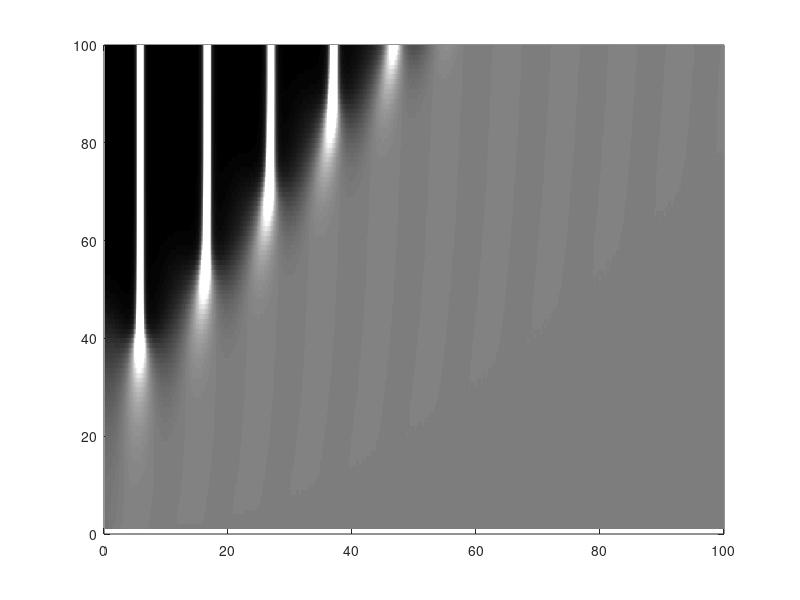
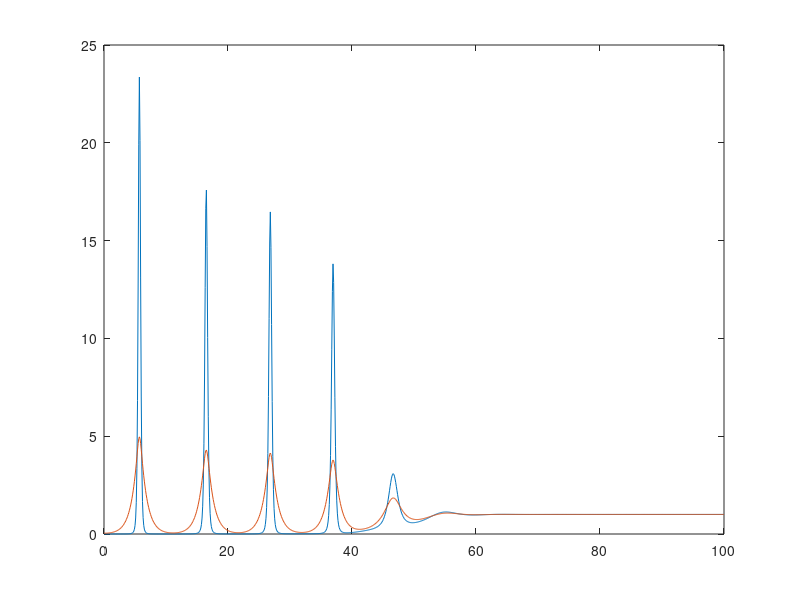

Write MATLAB code to recreate these figures, in order. (Note: this script raises an error after producing the figures.)
%% Chemotaxis1D.m
% Simulates the one dimensional chemotaxis equations:
%   U_t = U_xx - b(UV_x)_x
%   V_t = kappa*V_xx + U - V
%
% Returns the spacetime data for the bacteria concentration (U) and the
% chemical concentration (V)
% [U,V] = Chemotaxis1D('parameter1', value1, 'parameter2', value2, ...)
%   -This function takes in a variable number of parameters, if a parameter
%   is not specified, the simulation will run with a predetermined default
%   value
%
% Parameters:
%   'U0'        -The initial condition for U, this must be a column vector
%               that corresponds to the initial concentration profile of
%               the bacteria
%               default: [1.1; ones(N-1,1)]
%   'V0'        -The initial condition for V, this must be a column vector
%               that corresponds to the initial concentration profile of
%               the chemical
%               default: ones(N,1)
%   'b'         -The chemotactic sensitivity, this must be a positive
%               scalar
%               default: 1.01
%   'kappa'     -The relative diffusifity of the chemical in comparison
%               with to the bacteria, this must be a positive scalar
%               default: 1
%   'dt'        -The simulation timestep, i.e. time between consecutive
%               simulation steps, this must be a positive scalar
%               default: .01
%   'dx'        -The grid cell size, i.e. the distance between consecutive
%               grid cells, this must be a positive scalar
%               default: .1
%   'numsteps'  -The number of timesteps to take, this must be a positive
%               integer
%               default: 10000
%   'N'         -The grid size, i.e. the number of grid cells, this must be
%               a positive integer
%               default: 1000
%   'graph'     -Option to plot the spacetime data and animate the
%               simulation results
%               default: true
%   'saveData'  -Option to save the results of the simulation in a file
%               named 'CrankNicolsonChemotaxisData_new.mat', this must be a
%               Boolean value
%               default: false
%   'saveSpeed' -Option to add the speed data to the file 'speedData.mat',
%               this must be a Boolean value
%               default: false

function varargout = Chemotaxis1D(varargin)
    %% Defaults
    %default model parameters
    b = 2;
    kappa = 1;

    %default simulation parameters
    dt = .01; numsteps = 10000;
    dx = .1; N = 1000;
    
    U0init = false; V0init = false; Ninit = false;
    saveData = false; saveSpeed = false; saveWavelength = false;
    graph = true;

    %% Input and Error handling
    for i=1:floor(nargin/2)
        switch upper(varargin{2*i-1})
            % initial conditions
            case 'U0'
                U0 = varargin{2*i};
                U0init = true;
                if V0init && min(size(U0) ~= size(V0))
                    err = MException('Input:Overdefined', ...
                    'The dimensions of U0 and V0 must be consistent');
                    throw(err)
                end
                if Ninit && N ~= length(U0)
                    err = MException('Input:Overdefined', ...
                    'The value of N that you specified is inconsistent with the dimensions of U0');
                    throw(err)
                end
                N = length(V0);
            case 'V0'
                V0 = varargin{2*i};
                V0init = true;
                if U0init && min(size(U0) ~= size(V0))
                    err = MException('Input:Overdefined', ...
                    'The dimensions of U0 and V0 must be consistent');
                    throw(err)
                end
                if Ninit && N ~= length(V0)
                    err = MException('Input:Overdefined', ...
                    'The value of N that you specified is inconsistent with the dimensions of V0');
                    throw(err)
                end
                N = length(V0);
            % model parameters
            case 'B'
                b = varargin{2*i};
            case 'KAPPA'
                kappa = varargin{2*i};
            % simulation parameters
            case 'DT'
                dt = varargin{2*i};
            case 'DX'
                dx = varargin{2*i};
            case 'NUMSTEPS'
                numsteps = varargin{2*i};
            case 'N'
                N = varargin{2*i};
                Ninit = true;
                if (U0init && length(U0) ~= N) || (V0init && length(V0) ~= N)
                    err = MException('Input:Overdefined', ...
                    'The value of N that you specified is inconsistent with the dimensions of the initial conditions');
                    throw(err)
                end
            case 'SAVEDATA'
                saveData = varargin{2*i};
            case 'SAVESPEED'
                saveSpeed = varargin{2*i};
            case 'SAVEWAVELENGTH'
                saveWavelength = varargin{2*i};
            case 'GRAPH'
                graph = varargin{2*i};
            otherwise
                warning(['Argument ' num2str(2*i-1) ' is not a valid parameter name'])
        end
    end
    
    %default initial conditions
    if ~U0init
        U0 = ones(N,1);
        U0(1:5) = U0(1:5) - .2;
    end
    if ~V0init
        V0 = ones(N,1);
    end
    
    nSaveStep = floor(numsteps/100);
    numsteps = nSaveStep*100;
    
    %% Prepare the Matrices
    % initialize the solution matrices
    U = zeros(N,1); V = zeros(N,1);
    U_ = zeros(N,floor(numsteps/nSaveStep)); V_ = zeros(N,floor(numsteps/nSaveStep));
    U = U0; V = V0;
    
    %prepare the operator matrices
    D = derivativeMatrix(N,dx);
    L = laplacianMatrix(N,dx);

    [L_U, U_U, ~] = lu(speye(N)-dt/2*L);
    [L_V, U_V, ~] = lu(speye(N)-dt/2*(kappa*L-speye(N)));

    U_op = speye(N)+dt/2*L;
    V_op = speye(N)+dt/2*(kappa*L-speye(N));

    %% Simulate
    %Crank-Nicolson Method
    nstep = 1;
    while nstep<=numsteps
        nstep = nstep+1;
        U = U_U\(L_U\(U_op*U-dt*b*D*(D*V.*U)));
        V = U_V\(L_V\(V_op*V+dt*U));
        %split the data into multiple parts
        if mod(nstep,nSaveStep)==0
            i=nstep/nSaveStep;
            U_(:,i)=U;
            V_(:,i)=V;
        end
    end
    
    U = U_;
    V = V_;
    clear U_ V_
    
    %% Display Results and Save Data
    if graph || saveData || saveSpeed || saveWavelength
        x = dx:dx:dx*N;
        t = nSaveStep*dt:nSaveStep*dt:dt*numsteps;
    end
        
    % Display Results
    if graph
        spacetime(U,x,t)   
        animate(U,V,dx)
    end
    
    % Save Data
    if saveData
        save('Data/CrankNicolsonChemotaxisData_new.mat','U','V','x','t','dx','dt','b','kappa')
    end
    if saveSpeed
        updateSpeedData(U,x,t,kappa,b)
    end
    if saveWavelength
        updateWavelengthData(U,x,kappa,b)
    end
    
    %% Construct output
    switch nargout
        case 0
            ['speed:      ', num2str(spreadingSpeed(U(5:end,:),x(5:end),t))]
            ['wavelength: ', num2str(wavelength(U(:,end),x))]
        case 1
            s = spreadingSpeed(U(5:end,:),x(5:end),t);
            varargout = {s};
        case 2
            varargout = {U, V};
        case 3
            s = spreadingSpeed(U(5:end,:),x(5:end),t);
            varargout = {s, U, V};
        otherwise
            err = MException('Output:Unsupported', ...
                    ['This function is unsupported for ' ...
                    num2str(nargout) ' output arguments']);
            throw(err)
    end
end

%% Helper Functions
function D = derivativeMatrix(N, dx)
    B = [-ones(N,1) ones(N,1)];
    d = [-1; 1];
    D = spdiags(B, d, N, N);
    D(1,1) = -1;
    D(N,N) = 1;
    D = D/(2*dx);
end

function L = laplacianMatrix(N, dx)
    uDiag = [0; ones(N-1,1)];
    cDiag = [-1;-2*ones(N-2,1);-1];
    lDiag = [ones(N-1,1); 0];
    B = [uDiag, cDiag, lDiag];
    d = [1; 0; -1];
    L = spdiags(B, d, N, N)/dx^2;
end

function animate(U, V, dx)
    % unpack structure size
    N = size(U);
    numsteps = N(2);
    N = N(1);

    figure
    hold all
    for i=1:floor(numsteps/100):numsteps
        clf
        shg
        plot(linspace(0,dx*N,N),U(:,i))
        hold all
        plot(linspace(0,dx*N,N),V(:,i))
        axis([0 dx*N 0 25])
        drawnow
    end
end

function spacetime(U,x,t)
    figure
    pcolor(x,t,U')
    shading flat
    colormap gray
    axis([0 x(end) 0 t(end) 0 .1 0 2])
    drawnow
end